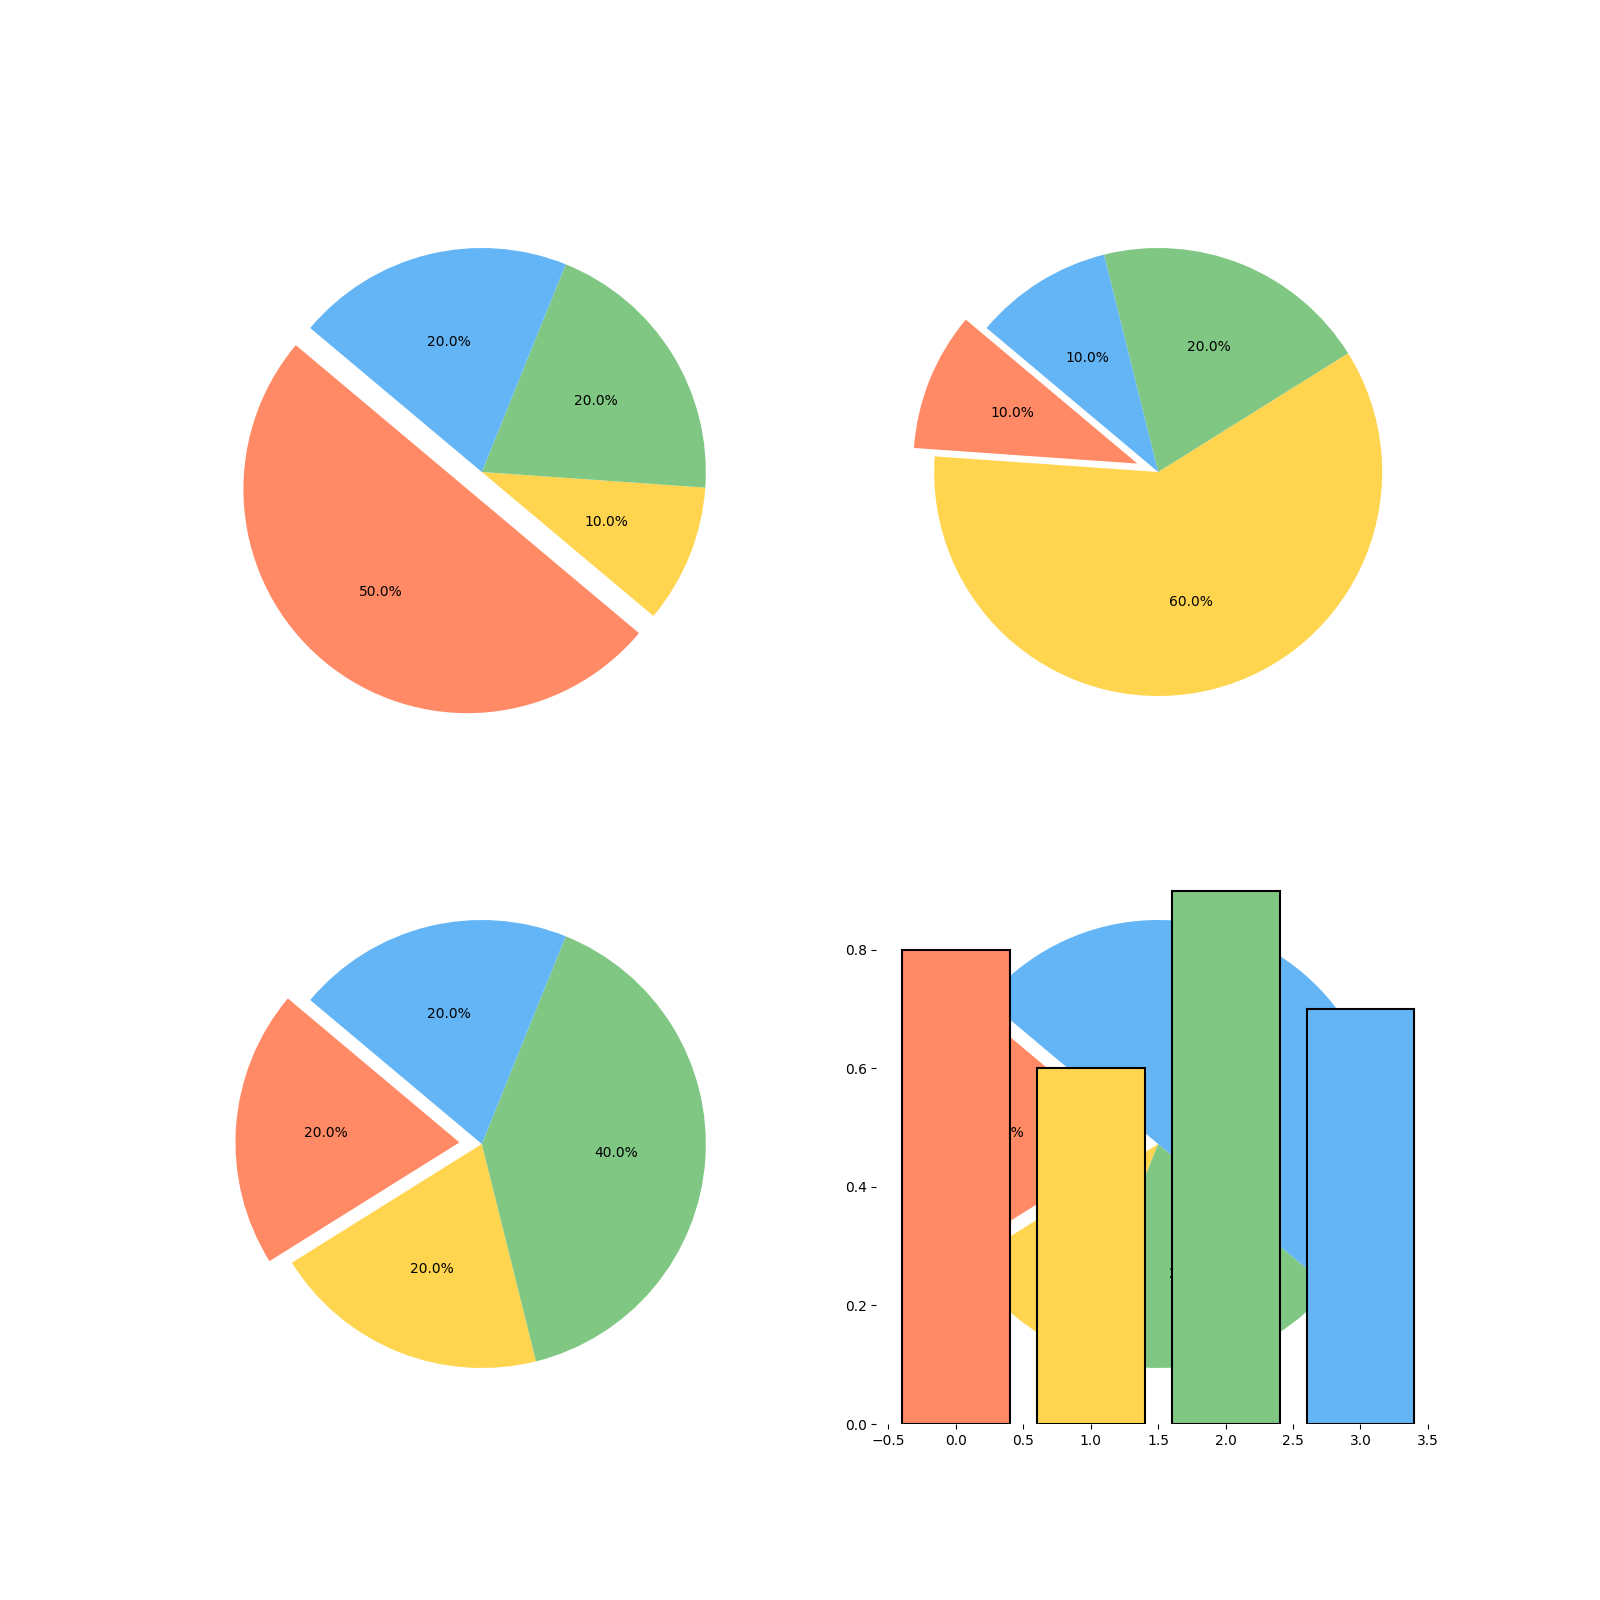

The Python source for this figure:
import matplotlib.pyplot as plt

energy_data = [
    [50, 10, 20, 20],
    [10, 60, 20, 10],
    [20, 20, 40, 20],
    [20, 10, 20, 50]
]

efficiency_ratios = [0.8, 0.6, 0.9, 0.7]

shuffled_colors = ['#FF8A65', '#FFD54F', '#81C784', '#64B5F6']

fig, ax = plt.subplots(2, 2, figsize=(16,16))
explode = (0.1, 0, 0, 0)

for i in range(4):
    ax.flatten()[i].pie(
        energy_data[i],
        autopct='%1.1f%%',
        startangle=140,
        colors=shuffled_colors,
        explode=explode,
        textprops=dict(color="black", fontsize=10)
    )
    ax.flatten()[i].set_frame_on(False)  # Remove borders

ax_eff = fig.add_subplot(224)
ax_eff.bar(range(4), efficiency_ratios, color=shuffled_colors, edgecolor='black', linewidth=1.5)
ax_eff.set_frame_on(False)  # Remove borders

plt.show()
